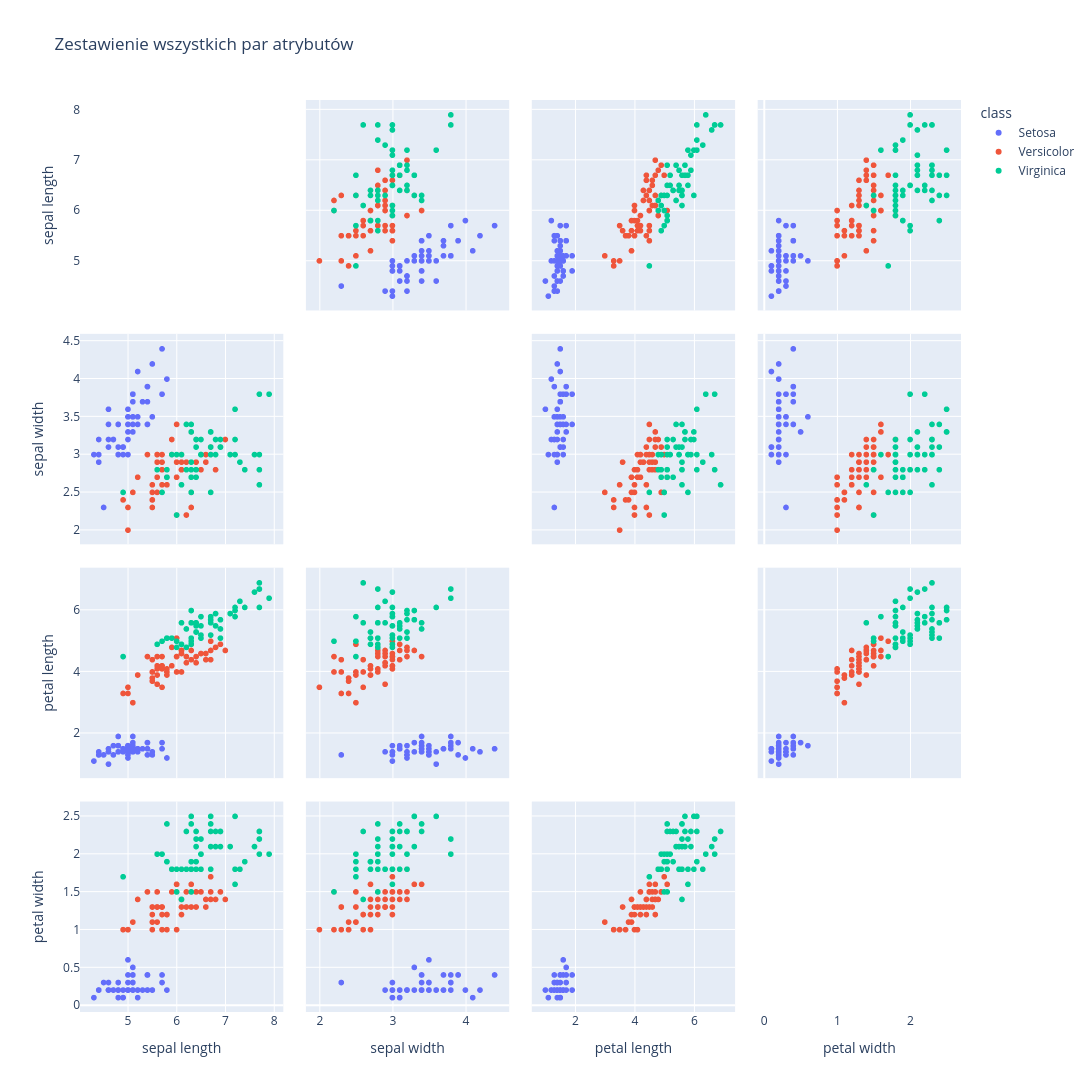

The cell this chart's notebook holds for it:
### Markdown cell above
# 4. Pary scatter plotów

### Code cell
fig = px.scatter_matrix(irysy_calosc, dimensions=["sepal length","sepal width","petal length","petal width"],color = "class",title = "Zestawienie wszystkich par atrybutów")

fig.update_traces(diagonal_visible = False)
fig.update_layout(width=1800,height=1800)
fig.show()

### Figure 1 — Plotly figure (JSON) as saved in the notebook; plotly's stock layout.template omitted (floating-point values rounded to 4 significant figures)
{"data": [{"diagonal": {"visible": false}, "dimensions": [{"axis": {"matches": true}, "label": "sepal length", "values": [5.1, 4.9, 4.7, 4.6, 5.0, 5.4, 4.6, 5.0, 4.4, 4.9, 5.4, 4.8, 4.8, 4.3, 5.8, 5.7, 5.4, 5.1, 5.7, 5.1, 5.4, 5.1, 4.6, 5.1, 4.8, 5.0, 5.0, 5.2, 5.2, 4.7, 4.8, 5.4, 5.2, 5.5, 4.9, 5.0, 5.5, 4.9, 4.4, 5.1, 5.0, 4.5, 4.4, 5.0, 5.1, 4.8, 5.1, 4.6, 5.3, 5.0]}, {"axis": {"matches": true}, "label": "sepal width", "values": [3.5, 3.0, 3.2, 3.1, 3.6, 3.9, 3.4, 3.4, 2.9, 3.1, 3.7, 3.4, 3.0, 3.0, 4.0, 4.4, 3.9, 3.5, 3.8, 3.8, 3.4, 3.7, 3.6, 3.3, 3.4, 3.0, 3.4, 3.5, 3.4, 3.2, 3.1, 3.4, 4.1, 4.2, 3.1, 3.2, 3.5, 3.1, 3.0, 3.4, 3.5, 2.3, 3.2, 3.5, 3.8, 3.0, 3.8, 3.2, 3.7, 3.3]}, {"axis": {"matches": true}, "label": "petal length", "values": [1.4, 1.4, 1.3, 1.5, 1.4, 1.7, 1.4, 1.5, 1.4, 1.5, 1.5, 1.6, 1.4, 1.1, 1.2, 1.5, 1.3, 1.4, 1.7, 1.5, 1.7, 1.5, 1.0, 1.7, 1.9, 1.6, 1.6, 1.5, 1.4, 1.6, 1.6, 1.5, 1.5, 1.4, 1.5, 1.2, 1.3, 1.5, 1.3, 1.5, 1.3, 1.3, 1.3, 1.6, 1.9, 1.4, 1.6, 1.4, 1.5, 1.4]}, {"axis": {"matches": true}, "label": "petal width", "values": [0.2, 0.2, 0.2, 0.2, 0.2, 0.4, 0.3, 0.2, 0.2, 0.1, 0.2, 0.2, 0.1, 0.1, 0.2, 0.4, 0.4, 0.3, 0.3, 0.3, 0.2, 0.4, 0.2, 0.5, 0.2, 0.2, 0.4, 0.2, 0.2, 0.2, 0.2, 0.4, 0.1, 0.2, 0.1, 0.2, 0.2, 0.1, 0.2, 0.2, 0.3, 0.3, 0.2, 0.6, 0.4, 0.3, 0.2, 0.2, 0.2, 0.2]}], "hovertemplate": "class=Setosa<br>%{xaxis.title.text}=%{x}<br>%{yaxis.title.text}=%{y}<extra></extra>", "legendgroup": "Setosa", "marker": {"color": "#636efa", "symbol": "circle"}, "name": "Setosa", "showlegend": true, "type": "splom"}, {"diagonal": {"visible": false}, "dimensions": [{"axis": {"matches": true}, "label": "sepal length", "values": [7.0, 6.4, 6.9, 5.5, 6.5, 5.7, 6.3, 4.9, 6.6, 5.2, 5.0, 5.9, 6.0, 6.1, 5.6, 6.7, 5.6, 5.8, 6.2, 5.6, 5.9, 6.1, 6.3, 6.1, 6.4, 6.6, 6.8, 6.7, 6.0, 5.7, 5.5, 5.5, 5.8, 6.0, 5.4, 6.0, 6.7, 6.3, 5.6, 5.5, 5.5, 6.1, 5.8, 5.0, 5.6, 5.7, 5.7, 6.2, 5.1, 5.7]}, {"axis": {"matches": true}, "label": "sepal width", "values": [3.2, 3.2, 3.1, 2.3, 2.8, 2.8, 3.3, 2.4, 2.9, 2.7, 2.0, 3.0, 2.2, 2.9, 2.9, 3.1, 3.0, 2.7, 2.2, 2.5, 3.2, 2.8, 2.5, 2.8, 2.9, 3.0, 2.8, 3.0, 2.9, 2.6, 2.4, 2.4, 2.7, 2.7, 3.0, 3.4, 3.1, 2.3, 3.0, 2.5, 2.6, 3.0, 2.6, 2.3, 2.7, 3.0, 2.9, 2.9, 2.5, 2.8]}, {"axis": {"matches": true}, "label": "petal length", "values": [4.7, 4.5, 4.9, 4.0, 4.6, 4.5, 4.7, 3.3, 4.6, 3.9, 3.5, 4.2, 4.0, 4.7, 3.6, 4.4, 4.5, 4.1, 4.5, 3.9, 4.8, 4.0, 4.9, 4.7, 4.3, 4.4, 4.8, 5.0, 4.5, 3.5, 3.8, 3.7, 3.9, 5.1, 4.5, 4.5, 4.7, 4.4, 4.1, 4.0, 4.4, 4.6, 4.0, 3.3, 4.2, 4.2, 4.2, 4.3, 3.0, 4.1]}, {"axis": {"matches": true}, "label": "petal width", "values": [1.4, 1.5, 1.5, 1.3, 1.5, 1.3, 1.6, 1.0, 1.3, 1.4, 1.0, 1.5, 1.0, 1.4, 1.3, 1.4, 1.5, 1.0, 1.5, 1.1, 1.8, 1.3, 1.5, 1.2, 1.3, 1.4, 1.4, 1.7, 1.5, 1.0, 1.1, 1.0, 1.2, 1.6, 1.5, 1.6, 1.5, 1.3, 1.3, 1.3, 1.2, 1.4, 1.2, 1.0, 1.3, 1.2, 1.3, 1.3, 1.1, 1.3]}], "hovertemplate": "class=Versicolor<br>%{xaxis.title.text}=%{x}<br>%{yaxis.title.text}=%{y}<extra></extra>", "legendgroup": "Versicolor", "marker": {"color": "#EF553B", "symbol": "circle"}, "name": "Versicolor", "showlegend": true, "type": "splom"}, {"diagonal": {"visible": false}, "dimensions": [{"axis": {"matches": true}, "label": "sepal length", "values": [6.3, 5.8, 7.1, 6.3, 6.5, 7.6, 4.9, 7.3, 6.7, 7.2, 6.5, 6.4, 6.8, 5.7, 5.8, 6.4, 6.5, 7.7, 7.7, 6.0, 6.9, 5.6, 7.7, 6.3, 6.7, 7.2, 6.2, 6.1, 6.4, 7.2, 7.4, 7.9, 6.4, 6.3, 6.1, 7.7, 6.3, 6.4, 6.0, 6.9, 6.7, 6.9, 5.8, 6.8, 6.7, 6.7, 6.3, 6.5, 6.2, 5.9]}, {"axis": {"matches": true}, "label": "sepal width", "values": [3.3, 2.7, 3.0, 2.9, 3.0, 3.0, 2.5, 2.9, 2.5, 3.6, 3.2, 2.7, 3.0, 2.5, 2.8, 3.2, 3.0, 3.8, 2.6, 2.2, 3.2, 2.8, 2.8, 2.7, 3.3, 3.2, 2.8, 3.0, 2.8, 3.0, 2.8, 3.8, 2.8, 2.8, 2.6, 3.0, 3.4, 3.1, 3.0, 3.1, 3.1, 3.1, 2.7, 3.2, 3.3, 3.0, 2.5, 3.0, 3.4, 3.0]}, {"axis": {"matches": true}, "label": "petal length", "values": [6.0, 5.1, 5.9, 5.6, 5.8, 6.6, 4.5, 6.3, 5.8, 6.1, 5.1, 5.3, 5.5, 5.0, 5.1, 5.3, 5.5, 6.7, 6.9, 5.0, 5.7, 4.9, 6.7, 4.9, 5.7, 6.0, 4.8, 4.9, 5.6, 5.8, 6.1, 6.4, 5.6, 5.1, 5.6, 6.1, 5.6, 5.5, 4.8, 5.4, 5.6, 5.1, 5.1, 5.9, 5.7, 5.2, 5.0, 5.2, 5.4, 5.1]}, {"axis": {"matches": true}, "label": "petal width", "values": [2.5, 1.9, 2.1, 1.8, 2.2, 2.1, 1.7, 1.8, 1.8, 2.5, 2.0, 1.9, 2.1, 2.0, 2.4, 2.3, 1.8, 2.2, 2.3, 1.5, 2.3, 2.0, 2.0, 1.8, 2.1, 1.8, 1.8, 1.8, 2.1, 1.6, 1.9, 2.0, 2.2, 1.5, 1.4, 2.3, 2.4, 1.8, 1.8, 2.1, 2.4, 2.3, 1.9, 2.3, 2.5, 2.3, 1.9, 2.0, 2.3, 1.8]}], "hovertemplate": "class=Virginica<br>%{xaxis.title.text}=%{x}<br>%{yaxis.title.text}=%{y}<extra></extra>", "legendgroup": "Virginica", "marker": {"color": "#00cc96", "symbol": "circle"}, "name": "Virginica", "showlegend": true, "type": "splom"}], "layout": {"dragmode": "select", "height": 1800, "legend": {"title": {"text": "class"}, "tracegroupgap": 0}, "title": {"text": "Zestawienie wszystkich par atrybutów"}, "width": 1800}}
